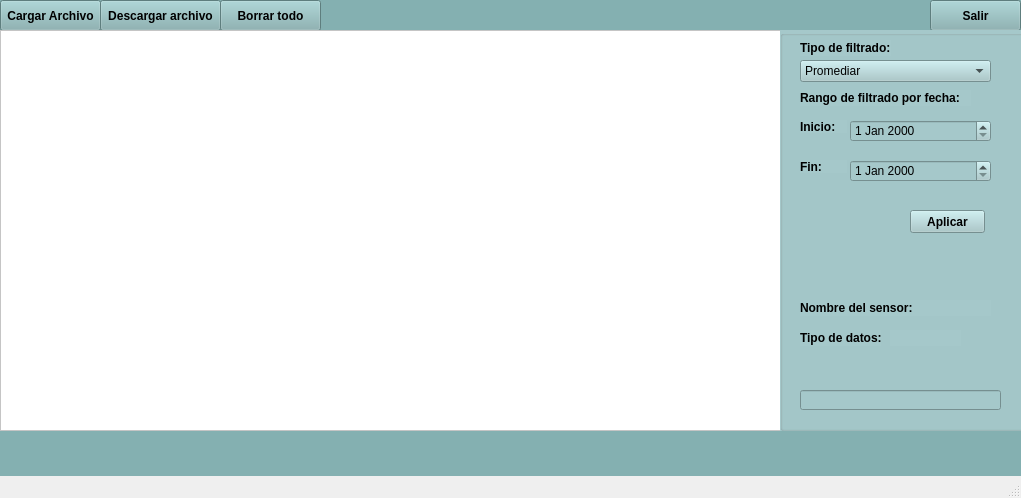
<?xml version="1.0" encoding="UTF-8"?>
<ui version="4.0">
 <class>MainWindow</class>
 <widget class="QMainWindow" name="MainWindow">
  <property name="geometry">
   <rect>
    <x>0</x>
    <y>0</y>
    <width>1021</width>
    <height>498</height>
   </rect>
  </property>
  <property name="windowTitle">
   <string>MainWindow</string>
  </property>
  <widget class="QWidget" name="centralwidget">
   <widget class="QWidget" name="widget" native="true">
    <property name="geometry">
     <rect>
      <x>0</x>
      <y>0</y>
      <width>1021</width>
      <height>491</height>
     </rect>
    </property>
    <property name="styleSheet">
     <string notr="true">background: rgb(132, 176, 177);</string>
    </property>
    <widget class="QPushButton" name="ButtonCargar">
     <property name="geometry">
      <rect>
       <x>0</x>
       <y>0</y>
       <width>101</width>
       <height>31</height>
      </rect>
     </property>
     <property name="styleSheet">
      <string notr="true">background: rgb(132, 176, 177);
border-color: rgb(0, 0, 0);
font: 75 8pt &quot;MS Shell Dlg 2&quot;;
font-weight: bold;
</string>
     </property>
     <property name="text">
      <string>Cargar Archivo</string>
     </property>
    </widget>
    <widget class="QPushButton" name="ButtoBorrarTodo">
     <property name="geometry">
      <rect>
       <x>220</x>
       <y>0</y>
       <width>101</width>
       <height>31</height>
      </rect>
     </property>
     <property name="styleSheet">
      <string notr="true">background: rgb(132, 176, 177);
font-weight: bold;

</string>
     </property>
     <property name="text">
      <string>Borrar todo</string>
     </property>
    </widget>
    <widget class="QPushButton" name="ButtonDescargar">
     <property name="geometry">
      <rect>
       <x>100</x>
       <y>0</y>
       <width>121</width>
       <height>31</height>
      </rect>
     </property>
     <property name="styleSheet">
      <string notr="true">background: rgb(132, 176, 177);
font-weight: bold;
</string>
     </property>
     <property name="text">
      <string>Descargar archivo</string>
     </property>
    </widget>
    <widget class="QPushButton" name="pushButton_">
     <property name="geometry">
      <rect>
       <x>930</x>
       <y>0</y>
       <width>91</width>
       <height>31</height>
      </rect>
     </property>
     <property name="styleSheet">
      <string notr="true">background: rgb(132, 176, 177);
border-color: rgb(0, 0, 0);
font-weight: bold;
</string>
     </property>
     <property name="text">
      <string>Salir</string>
     </property>
    </widget>
    <widget class="QGraphicsView" name="graphicsView">
     <property name="geometry">
      <rect>
       <x>0</x>
       <y>30</y>
       <width>781</width>
       <height>401</height>
      </rect>
     </property>
     <property name="styleSheet">
      <string notr="true">background: rgb(255, 255, 255);
border-color: rgb(0, 0, 0)</string>
     </property>
    </widget>
    <widget class="QGroupBox" name="groupBox">
     <property name="geometry">
      <rect>
       <x>780</x>
       <y>30</y>
       <width>251</width>
       <height>401</height>
      </rect>
     </property>
     <property name="styleSheet">
      <string notr="true">background: rgb(165, 200, 202)</string>
     </property>
     <property name="title">
      <string/>
     </property>
     <widget class="QComboBox" name="comboBoxTipo">
      <property name="geometry">
       <rect>
        <x>20</x>
        <y>30</y>
        <width>191</width>
        <height>22</height>
       </rect>
      </property>
      <item>
       <property name="text">
        <string>Promediar</string>
       </property>
      </item>
      <item>
       <property name="text">
        <string>Filtro de Kalmann</string>
       </property>
      </item>
      <item>
       <property name="text">
        <string>Limpiar</string>
       </property>
      </item>
      <item>
       <property name="text">
        <string>Interpolación</string>
       </property>
      </item>
     </widget>
     <widget class="QLabel" name="label">
      <property name="geometry">
       <rect>
        <x>20</x>
        <y>60</y>
        <width>171</width>
        <height>16</height>
       </rect>
      </property>
      <property name="styleSheet">
       <string notr="true">font-weight: bold;
</string>
      </property>
      <property name="text">
       <string>Rango de filtrado por fecha:</string>
      </property>
     </widget>
     <widget class="QLabel" name="label_2">
      <property name="geometry">
       <rect>
        <x>20</x>
        <y>10</y>
        <width>91</width>
        <height>16</height>
       </rect>
      </property>
      <property name="styleSheet">
       <string notr="true">font-weight: bold;
</string>
      </property>
      <property name="text">
       <string>Tipo de filtrado:</string>
      </property>
     </widget>
     <widget class="QDateEdit" name="InicialDate">
      <property name="geometry">
       <rect>
        <x>70</x>
        <y>90</y>
        <width>141</width>
        <height>22</height>
       </rect>
      </property>
     </widget>
     <widget class="QLabel" name="label_3">
      <property name="geometry">
       <rect>
        <x>20</x>
        <y>90</y>
        <width>47</width>
        <height>13</height>
       </rect>
      </property>
      <property name="styleSheet">
       <string notr="true">font-weight: bold;
</string>
      </property>
      <property name="text">
       <string>Inicio:</string>
      </property>
     </widget>
     <widget class="QLabel" name="label_4">
      <property name="geometry">
       <rect>
        <x>20</x>
        <y>130</y>
        <width>47</width>
        <height>13</height>
       </rect>
      </property>
      <property name="styleSheet">
       <string notr="true">font-weight: bold;
</string>
      </property>
      <property name="text">
       <string>Fin:</string>
      </property>
     </widget>
     <widget class="QDateEdit" name="FinalDate">
      <property name="geometry">
       <rect>
        <x>70</x>
        <y>130</y>
        <width>141</width>
        <height>22</height>
       </rect>
      </property>
     </widget>
     <widget class="QLabel" name="label_5">
      <property name="geometry">
       <rect>
        <x>20</x>
        <y>270</y>
        <width>121</width>
        <height>16</height>
       </rect>
      </property>
      <property name="styleSheet">
       <string notr="true">font-weight: bold;
</string>
      </property>
      <property name="text">
       <string>Nombre del sensor:</string>
      </property>
     </widget>
     <widget class="QLabel" name="label_6">
      <property name="geometry">
       <rect>
        <x>20</x>
        <y>300</y>
        <width>81</width>
        <height>16</height>
       </rect>
      </property>
      <property name="styleSheet">
       <string notr="true">font-weight: bold;
</string>
      </property>
      <property name="text">
       <string>Tipo de datos:</string>
      </property>
     </widget>
     <widget class="QLabel" name="LabelNombreSensor">
      <property name="geometry">
       <rect>
        <x>140</x>
        <y>270</y>
        <width>71</width>
        <height>16</height>
       </rect>
      </property>
      <property name="text">
       <string/>
      </property>
     </widget>
     <widget class="QLabel" name="LabelTipodeDato">
      <property name="geometry">
       <rect>
        <x>110</x>
        <y>300</y>
        <width>71</width>
        <height>16</height>
       </rect>
      </property>
      <property name="text">
       <string/>
      </property>
     </widget>
     <widget class="QPushButton" name="ButtonAplicar">
      <property name="geometry">
       <rect>
        <x>130</x>
        <y>180</y>
        <width>75</width>
        <height>23</height>
       </rect>
      </property>
      <property name="styleSheet">
       <string notr="true">font-weight: bold;
</string>
      </property>
      <property name="text">
       <string>Aplicar</string>
      </property>
     </widget>
     <widget class="QLineEdit" name="message">
      <property name="geometry">
       <rect>
        <x>20</x>
        <y>360</y>
        <width>201</width>
        <height>20</height>
       </rect>
      </property>
      <property name="readOnly">
       <bool>true</bool>
      </property>
     </widget>
    </widget>
   </widget>
  </widget>
  <widget class="QStatusBar" name="statusbar"/>
 </widget>
 <resources/>
 <connections/>
</ui>
